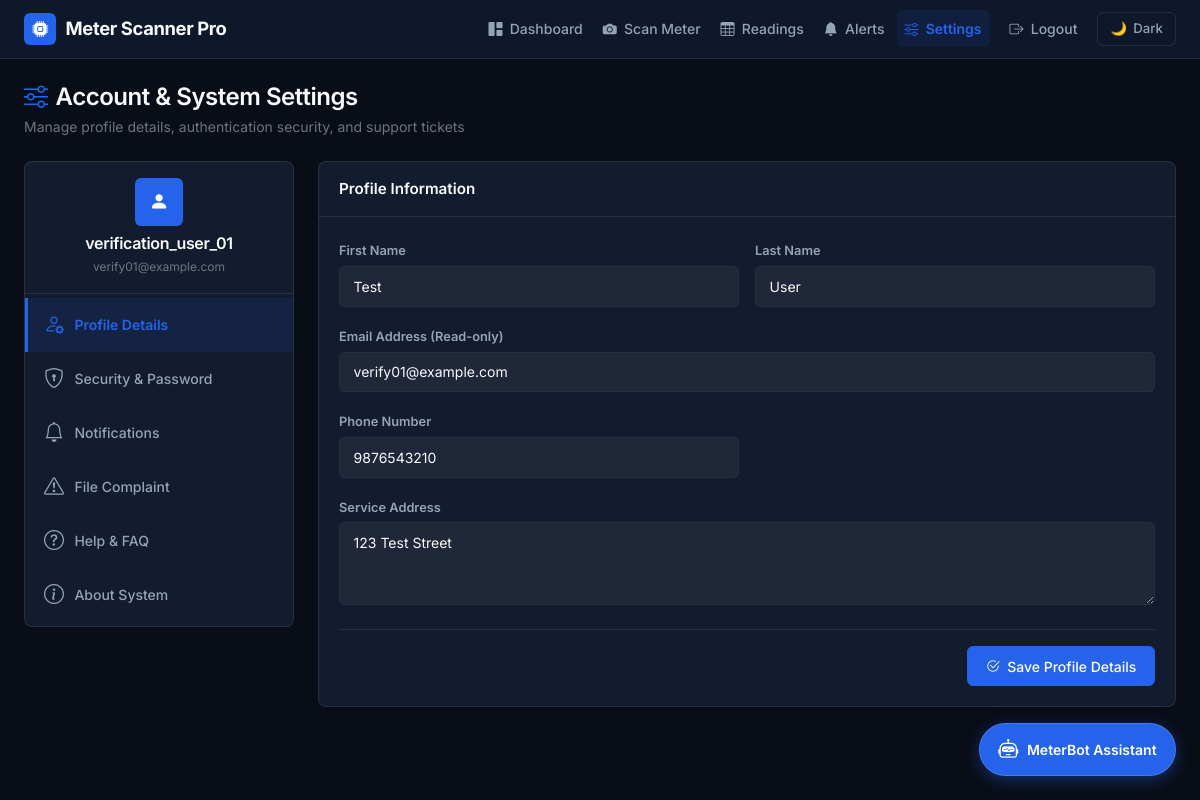
Page /settings (signed in) on the committed database.
### tables this page shows
CREATE TABLE users (
                id INTEGER PRIMARY KEY AUTOINCREMENT,
                username TEXT UNIQUE NOT NULL,
                password TEXT NOT NULL
            , google_id TEXT, first_name TEXT, last_name TEXT, phone TEXT, address TEXT, email TEXT DEFAULT '');

### app.py (the view)
@app.route('/settings')
@login_required
def settings():
    conn = get_db_connection()
    complaints = []
    if conn is not None:
        try:
            c = conn.cursor()
            c.execute("""
                SELECT complaint_id, type, subject, description, priority, status, created_at
                FROM complaints
                WHERE user_id = ?
                ORDER BY created_at DESC
                LIMIT 5
            """, (current_user.id,))
            complaints = c.fetchall()
        except sqlite3.Error as e:
            app.logger.error(f"Error fetching complaints: {e}")
        finally:
            conn.close()
    return render_template("settings.html", complaints=complaints)

### app.py (called while the page is built)
def get_db_connection():
    try:
        conn = sqlite3.connect(DB_FILE)
        conn.row_factory = sqlite3.Row
        return conn
    except sqlite3.DatabaseError as e:
        print(f"Database error: {e}")
        init_db()
        conn = sqlite3.connect(DB_FILE)
        conn.row_factory = sqlite3.Row
        return conn

### templates/settings.html (shortened to what this page needs)
{% extends "base.html" %}
{% block content %}
<div class="d-flex align-items-center justify-content-between flex-wrap gap-3 mb-4">
    <div>
        <h4 class="mb-1 font-weight-700"><i class="bi bi-sliders text-primary me-2"></i>Account & System Settings</h4>
        <p class="text-secondary small mb-0">Manage profile details, authentication security, and support tickets</p>
    </div>
</div>
<div class="row g-4">
    <div class="col-12 col-lg-3">
        <div class="settings-sidebar">
            <div class="p-3 border-bottom text-center" style="border-color: var(--border-color) !important;">
                <div class="brand-badge mx-auto mb-2" style="width: 48px; height: 48px; font-size: 1.2rem;">
                    <i class="bi bi-person-fill"></i>
                </div>
                <h6 class="mb-0 font-weight-700">{{ current_user.username }}</h6>
                <small class="text-secondary" style="font-size: 0.75rem;">{{ current_user.email }}</small>
            </div>
            <div class="py-1">
                <div class="settings-nav-item active" data-tab="profile">
                    <i class="bi bi-person-gear fs-5"></i> Profile Details
                </div>
                <div class="settings-nav-item" data-tab="account">
                    <i class="bi bi-shield-lock fs-5"></i> Security & Password
                </div>
                <div class="settings-nav-item" data-tab="notifications">
                    <i class="bi bi-bell fs-5"></i> Notifications
                </div>
                <div class="settings-nav-item" data-tab="complaint">
                    <i class="bi bi-exclamation-triangle fs-5"></i> File Complaint
                </div>
                <div class="settings-nav-item" data-tab="help">
                    <i class="bi bi-question-circle fs-5"></i> Help & FAQ
                </div>
                <div class="settings-nav-item" data-tab="about">
                    <i class="bi bi-info-circle fs-5"></i> About System
                </div>
            </div>
        </div>
    </div>
    <div class="col-12 col-lg-9">
        <div class="settings-tab-pane active" id="profile">
            <div class="card">
                <div class="card-header">Profile Information</div>
                <div class="card-body">
                    <form id="profileForm" onsubmit="saveForm(event, 'Profile updated successfully!')">
                        <div class="row g-3">
                            <div class="col-md-6">
                                <label class="form-label">First Name</label>
                                <input class="form-control" type="text" id="firstName" value="{{ current_user.first_name or '' }}" placeholder="Enter first name">
                            </div>
                            <div class="col-md-6">
                                <label class="form-label">Last Name</label>
                                <input class="form-control" type="text" id="lastName" value="{{ current_user.last_name or '' }}" placeholder="Enter last name">
                            </div>
                            <div class="col-12">
                                <label class="form-label">Email Address (Read-only)</label>
                                <input class="form-control" type="email" value="{{ current_user.email }}" readonly>
                            </div>
                            <div class="col-md-6">
                                <label class="form-label">Phone Number</label>
                                <input class="form-control" type="tel" id="phone" value="{{ current_user.phone or '' }}" placeholder="+91 98765 43210">
                            </div>
                            <div class="col-12">
                                <label class="form-label">Service Address</label>
                                <textarea class="form-control" id="address" rows="3" placeholder="Enter billing address">{{ current_user.address or '' }}</textarea>
                            </div>
                        </div>
                        <div class="text-end mt-4 pt-3 border-top" style="border-color: var(--border-color) !important;">
                            <button type="submit" class="btn btn-primary btn-save">
                                <i class="bi bi-check2-circle"></i> Save Profile Details
                            </button>
                        </div>
                    </form>
                </div>
            </div>
        </div>
    </div>
</div>
{% endblock %}

### templates/base.html (style rules this page uses)
:root, [data-bs-theme="dark"] { --font-family: 'Inter', system-ui, -apple-system, sans-serif; --bg-main: #090d16; --bg-header: #0f172a; --surface-card: #131c2e; --surface-hover: #1e293b; --border-color: rgba(255, 255, 255, 0.09); --text-primary: #f8fafc; --text-secondary: #94a3b8; --text-muted: #64748b; --brand-primary: #2563eb; --brand-hover: #1d4ed8; --brand-accent: #4f46e5; --status-success: #10b981; --status-warning: #f59e0b; --status-danger: #ef4444; --status-info: #06b6d4; --radius-sm: 4px; --radius-md: 6px; --radius-lg: 8px; --radius-xl: 12px; --shadow-sm: 0 1px 2px 0 rgba(0, 0, 0, 0.2); --shadow-md: 0 4px 12px -2px rgba(0, 0, 0, 0.3); --shadow-lg: 0 10px 25px -5px rgba(0, 0, 0, 0.4); --input-bg: rgba(255, 255, 255, 0.05); --modal-bg: #0f172a; }
html { scroll-behavior: smooth; }
body { font-family: var(--font-family); background-color: var(--bg-main); color: var(--text-primary); min-height: 100vh; line-height: 1.5; -webkit-font-smoothing: antialiased; transition: background-color 0.2s ease, color 0.2s ease; }
h1, h2, h3, h4, h5, h6 { color: var(--text-primary); font-weight: 600; letter-spacing: -0.02em; }
.brand-badge { background: var(--brand-primary); color: #fff; width: 32px; height: 32px; border-radius: var(--radius-md); display: inline-flex; align-items: center; justify-content: center; font-size: 1rem; }
.card { background-color: var(--surface-card); border: 1px solid var(--border-color); border-radius: var(--radius-lg); box-shadow: var(--shadow-sm); color: var(--text-primary); transition: border-color 0.15s ease, box-shadow 0.15s ease; }
.card-header { background-color: transparent; border-bottom: 1px solid var(--border-color); padding: 1rem 1.25rem; font-weight: 600; font-size: 0.95rem; color: var(--text-primary); }
.card-body { padding: 1.25rem; }
.btn { font-family: var(--font-family); font-weight: 500; font-size: 0.875rem; padding: 0.55rem 1.1rem; border-radius: var(--radius-md); transition: all 0.15s ease-in-out; display: inline-flex; align-items: center; justify-content: center; gap: 0.45rem; }
.btn-primary { background-color: var(--brand-primary); border-color: var(--brand-primary); color: #ffffff; box-shadow: 0 1px 2px rgba(0, 0, 0, 0.1); }
.form-control, .form-select { background-color: var(--input-bg); border: 1px solid var(--border-color); border-radius: var(--radius-md); color: var(--text-primary); padding: 0.55rem 0.85rem; font-size: 0.875rem; transition: border-color 0.15s ease, box-shadow 0.15s ease; }
.form-control::placeholder { color: var(--text-muted); }
.form-label { font-size: 0.8rem; font-weight: 600; color: var(--text-secondary); margin-bottom: 0.35rem; }

### templates/settings.html (style rules this page uses)
.settings-sidebar { background-color: var(--surface-card); border: 1px solid var(--border-color); border-radius: var(--radius-lg); overflow: hidden; position: sticky; top: 80px; }
.settings-nav-item { display: flex; align-items: center; gap: 0.65rem; padding: 0.75rem 1rem; color: var(--text-secondary); font-weight: 500; font-size: 0.875rem; cursor: pointer; border-left: 3px solid transparent; transition: all 0.15s ease; }
.settings-nav-item.active { background-color: rgba(37, 99, 235, 0.1); color: var(--brand-primary); font-weight: 600; border-left-color: var(--brand-primary); }
.settings-tab-pane { display: none; }
.settings-tab-pane.active { display: block; }

### rows in the picture
users: username "verification_user_01", email "verify01@example.com", first_name "Test", last_name "User", phone "9876543210", address "123 Test Street"
